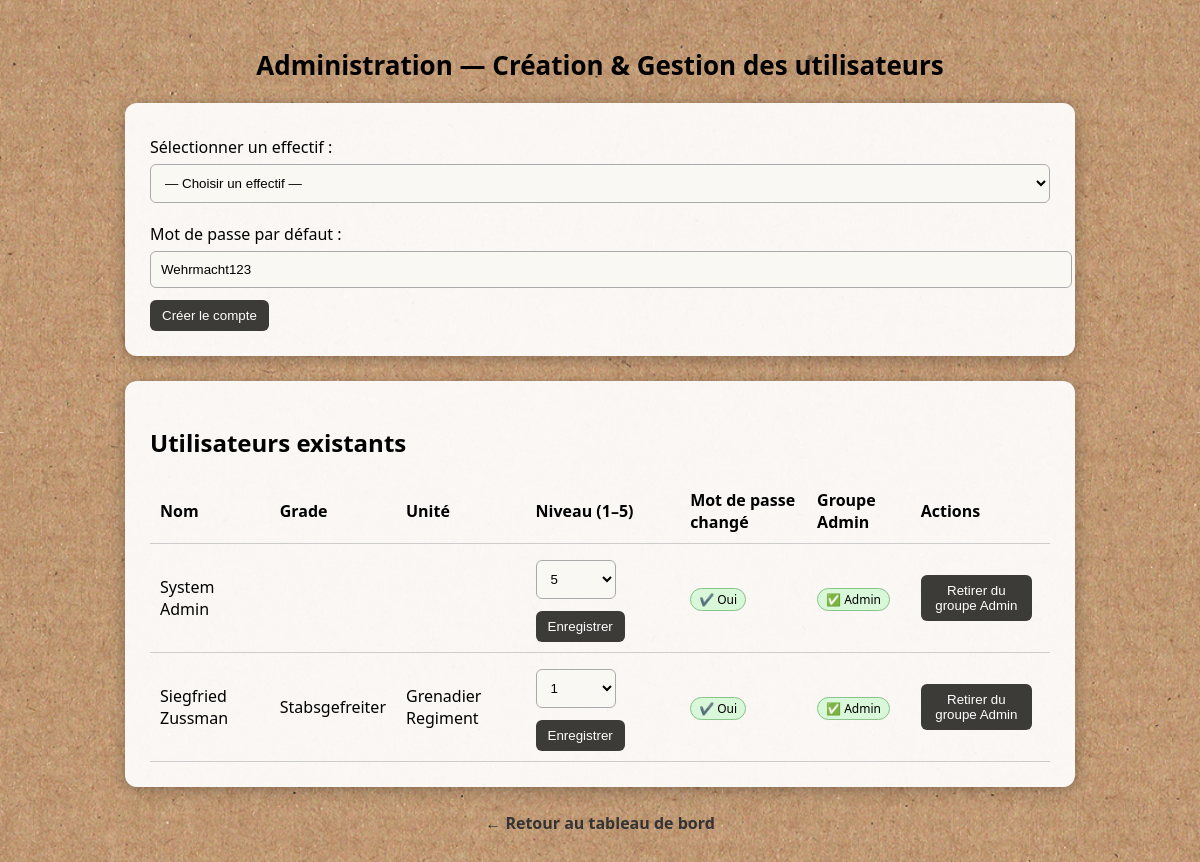
Screenshot of /legacy/admin/users.php (signed in) with the database file from the repository.
### tables this page shows
CREATE TABLE `users` (
  `id` int NOT NULL AUTO_INCREMENT,
  `nom` varchar(100) NOT NULL,
  `prenom` varchar(100) NOT NULL,
  `username` varchar(100) DEFAULT NULL,
  `password_hash` varchar(255) NOT NULL,
  `unite_id` int DEFAULT NULL,
  `grade_id` int DEFAULT NULL,
  `effectif_id` int DEFAULT NULL,
  `role_level` tinyint DEFAULT '1',
  `must_change_password` tinyint DEFAULT '1',
  `active` tinyint DEFAULT '1',
  `derniere_connexion` datetime DEFAULT NULL,
  `created_at` timestamp NULL DEFAULT CURRENT_TIMESTAMP,
  `updated_at` timestamp NULL DEFAULT CURRENT_TIMESTAMP ON UPDATE CURRENT_TIMESTAMP,
  PRIMARY KEY (`id`),
  UNIQUE KEY `username` (`username`),
  KEY `unite_id` (`unite_id`),
  KEY `grade_id` (`grade_id`),
  KEY `effectif_id` (`effectif_id`),
  CONSTRAINT `users_ibfk_1` FOREIGN KEY (`unite_id`) REFERENCES `unites` (`id`) ON DELETE SET NULL,
  CONSTRAINT `users_ibfk_2` FOREIGN KEY (`grade_id`) REFERENCES `grades` (`id`) ON DELETE SET NULL,
  CONSTRAINT `users_ibfk_3` FOREIGN KEY (`effectif_id`) REFERENCES `effectifs` (`id`) ON DELETE SET NULL
);

CREATE TABLE `grades` (
  `id` int NOT NULL AUTO_INCREMENT,
  `unite_id` int NOT NULL,
  `nom_complet` varchar(255) NOT NULL,
  `rang` int DEFAULT '0',
  `categorie` enum('Officier','Sous-officier','Militaire du rang') DEFAULT NULL,
  `created_at` timestamp NULL DEFAULT CURRENT_TIMESTAMP,
  PRIMARY KEY (`id`),
  KEY `unite_id` (`unite_id`),
  CONSTRAINT `grades_ibfk_1` FOREIGN KEY (`unite_id`) REFERENCES `unites` (`id`) ON DELETE CASCADE
);

CREATE TABLE `unites` (
  `id` int NOT NULL AUTO_INCREMENT,
  `code` varchar(20) NOT NULL,
  `nom` varchar(255) NOT NULL,
  `couleur` varchar(20) DEFAULT '#dcdcdc',
  `created_at` timestamp NULL DEFAULT CURRENT_TIMESTAMP,
  PRIMARY KEY (`id`)
);

### legacy/admin/users.php (the view, shortened to what this page needs)
<?php
require_once __DIR__ . '/../includes/db.php';
function getAdminGroupId(PDO $pdo): ?int {
    $stmt = $pdo->query("SELECT id FROM `groups` WHERE name = 'Administration' LIMIT 1");
    $gid = $stmt->fetchColumn();
    return $gid ? (int)$gid : null;
}
function isUserInAdmin(PDO $pdo, int $uid, int $gid): bool {
    $q = $pdo->prepare("SELECT 1 FROM user_groups WHERE user_id = ? AND group_id = ? LIMIT 1");
    $q->execute([$uid, $gid]);
    return (bool)$q->fetchColumn();
}
$users = $pdo->query("
    SELECT us.id, us.nom, us.prenom, us.role_level, us.must_change_password,
           g.nom_complet AS grade_nom, u.nom AS unite_nom
    FROM users us
    LEFT JOIN grades g ON us.grade_id = g.id
    LEFT JOIN unites u ON us.unite_id = u.id
    ORDER BY us.role_level DESC, us.nom ASC, us.prenom ASC
")->fetchAll(PDO::FETCH_ASSOC);
$ADMIN_GID = getAdminGroupId($pdo);
?>
<!doctype html>
<html lang="fr">
<head>
</head>
<body>
<h1>Administration — Création & Gestion des utilisateurs</h1>
<div class="form-box">
  <form method="post">
    <label>Sélectionner un effectif :</label>
    <select name="effectif_id" required>
      <option value="">— Choisir un effectif —</option>
    </select>
    <label>Mot de passe par défaut :</label>
    <input type="text" name="password" value="Wehrmacht123">
    <button type="submit">Créer le compte</button>
  </form>
</div>
<div class="list-box">
  <h2>Utilisateurs existants</h2>
  <table>
    <tr>
      <th>Nom</th>
      <th>Grade</th>
      <th>Unité</th>
      <th>Niveau (1–5)</th>
      <th>Mot de passe changé</th>
      <th>Groupe Admin</th>
      <th>Actions</th>
    </tr>
    <?php foreach ($users as $u): ?>
      <?php
        $in_admin = ($ADMIN_GID !== null) ? isUserInAdmin($pdo, (int)$u['id'], $ADMIN_GID) : false;
      ?>
      <tr>
        <td><?= htmlspecialchars($u['prenom'].' '.$u['nom']) ?></td>
        <td><?= htmlspecialchars($u['grade_nom'] ?? '') ?></td>
        <td><?= htmlspecialchars($u['unite_nom'] ?? '') ?></td>
        <td>
          <form method="post" class="inline">
            <select name="role_level" class="role-select">
              <?php for ($i=1; $i<=5; $i++): ?>
                <option value="<?= $i ?>" <?= ($u['role_level']==$i?'selected':'') ?>><?= $i ?></option>
              <?php endfor; ?>
            </select>
            <button type="submit" name="update_role">Enregistrer</button>
          </form>
        </td>
        <td>
          <?php if ((int)$u['must_change_password'] === 0): ?>
            <span class="badge badge-ok">✔️ Oui</span>
          <?php else: ?>
            <span class="badge badge-no">❌ Non</span>
          <?php endif; ?>
        </td>
        <td>
          <?php if ($in_admin): ?>
            <span class="badge badge-ok">✅ Admin</span>
          <?php else: ?>
            <span class="badge badge-no">—</span>
          <?php endif; ?>
        </td>
        <td>
          <?php if ($in_admin): ?>
            <form method="post" class="inline">
              <button type="submit" name="remove_admin">Retirer du groupe Admin</button>
            </form>
          <?php endif; ?>
        </td>
      </tr>
    <?php endforeach; ?>
  </table>
</div>
<a href="../dashboard.php" class="back">← Retour au tableau de bord</a>
</body>
</html>

### legacy/admin/users.php (style rules this page uses)
body { background: url('../assets/img/paper.jpg') repeat center center fixed; background-size: cover; font-family: 'Segoe UI', sans-serif; display: flex; flex-direction: column; align-items: center; padding: 30px; margin: 0; }
h1 { text-align: center; margin-bottom: 20px; font-size: 26px; }
.form-box, .list-box { background: rgba(255,255,255,0.92); padding: 25px; border-radius: 12px; box-shadow: 0 3px 15px rgba(0,0,0,0.3); width: 900px; margin-bottom: 25px; }
label { display:block; margin-top:8px; }
select, input[type="text"] { width: 100%; padding: 10px; margin: 6px 0 12px 0; border: 1px solid #aaa; border-radius: 6px; background-color: #faf8f2; }
button { background-color: #3c3b37; color: white; padding: 8px 12px; border: none; border-radius: 6px; cursor: pointer; }
table { width: 100%; border-collapse: collapse; }
th, td { padding: 10px; border-bottom: 1px solid #ccc; text-align: left; vertical-align: middle; }
.back { text-decoration:none; color:#333; font-weight:bold; }
.inline { display:inline-block; margin-right:8px; }
.badge { padding:2px 8px; border-radius:999px; font-size:12px; }
.badge-ok { background:#d9f7d9; border:1px solid #8bc48b; }
.role-select { width: 80px; }

### rows the page displays
users: prenom+nom "System Admin", role_level "5", must_change_password "✔️ Oui", shows "✅ Admin"
users: prenom+nom "Siegfried Zussman", grade.nom_complet "Stabsgefreiter", unite.nom "Grenadier Regiment", role_level "1", must_change_password "✔️ Oui", shows "✅ Admin"
